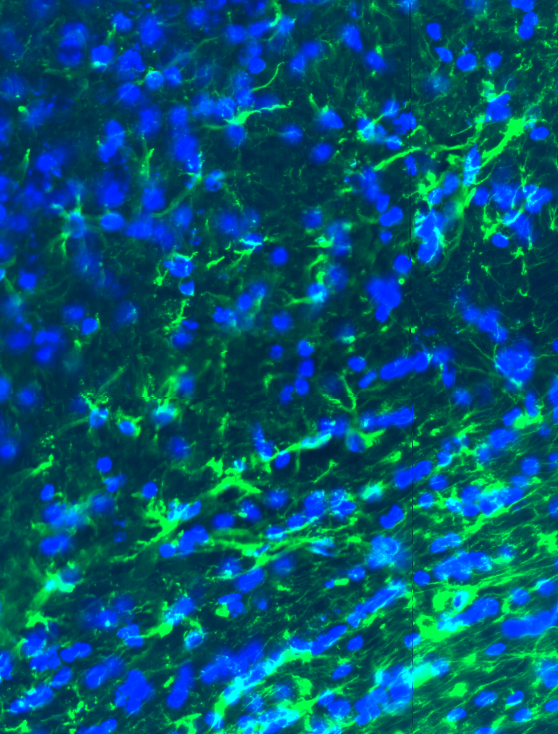
#> input picture testImages/GFAP_highResolution.tif, 558 x 734 px
$ python AIDAintensity.py ../testImages/GFAP_highResolution.tif ../testImages/GFAP_lowResolution.tif
#> lines starting #> are read from the running program, lines starting #| are printed output that depends on the picture
""""
Created on 28.10.2019
Updated on 28.01.2021

@authors: Niklas Pallast, Michael Diedenhofen, Leon Scharwächter
Max Planck Institute for Metabolism Research, Cologne
Department of Neurology, University Hospital Cologne

AIDAhisto: Atlas-based imaging data analysis tool for mouse brain intensity
"""

from __future__ import print_function

import os
import sys
import argparse

import numpy as np
import imageio


def get_roiEval(roiPath, peaks, image_out, txt_file):
    if roiPath is not None and os.path.isfile(roiPath):
        mask = imageio.imread(roiPath)
        if np.size(mask.shape) > 2:
            mask = np.squeeze(mask[:, :, 0])
        if np.size(mask) != np.size(peaks):
            print("Dimension of input image and mask do not agree")
        else:

            indices = None
            ref_lines = None
            if txt_file is not None:

                ref_lines = open(txt_file).readlines()
                indices = np.zeros_like(ref_lines)
                for idx in range(np.size(ref_lines)):
                    curNum = int(str.split(ref_lines[idx], '\t')[0])

                    indices[idx] = curNum
                indices = np.uint32(indices)

            roiNo = np.unique(mask)
            roiNo = np.delete(roiNo, 0)
            cells = np.zeros(np.size(roiNo))
            cells_norm = np.zeros(np.size(roiNo))
            cellMap = np.zeros_like(mask, dtype=float)
            for i in range(np.size(roiNo)):
#                cells[i] = np.sum(peaks[mask == roiNo[i]])*1e-5
                cells[i] = np.sum(peaks[mask == roiNo[i]])
                cells_norm[i] = round(cells[i]/np.size(peaks[mask == roiNo[i]]),2)
            # misc.toimage(cellMap, cmin=0.0, cmax=1).save(os.path.splitext(image_out)[0] + 'Map.jpg')
            fileID = open(os.path.splitext(image_out)[0] + 'ROIs.txt', 'w')
            fileID.write(
                "AIDAhisto: Atlas-based imaging data analysis tool for mouse brain intensity \nIntensity measured for %i given ROIs\n\n" % np.size(
                    roiNo))
            fileID.write(
                  "Intensity: sum of pixel values\nIntensity (normalised): normalised by total number of pixels in ROI (=region size)\n\n")
            fileID.write(
                "Region Atlas-Nr.\tIntensity\t\tIntensity (normalised)\n\n")

            if indices is None:
                for i in range(np.size(cells)):
                    fileID.write("%i\t\t\t%i\t\t\t%.2f\n" % (roiNo[i], cells[i], cells_norm[i]))
            else:
                for i in range(np.size(cells)):
                    tempIdx = np.argwhere(indices == roiNo[i])
                    if not tempIdx:
                        continue
                    str_idx = ref_lines[int(tempIdx[0])]

                    acro = str.split(str_idx, '\t')[1][:-1]
                    fileID.write("%i\t%s\t%i\t\t\t%.2f\n" % (roiNo[i], acro, cells[i], cells_norm[i]))

            print("Output:", fileID.name)
            fileID.close()


def main():
    # default values
    color_ch = 0

    parser = argparse.ArgumentParser(description='AIDAintensity')
    parser.add_argument('image_in', help='input image path (TIFF,PNG,JPG)')
    parser.add_argument('roi_in', help='input roi image path (NIfTI,TIFF)')
    parser.add_argument('-o', '--image_out', help='output image path')
    parser.add_argument('-c', '--channel', default=color_ch, help='color channel (default red with %i)' % (color_ch,),
                        type=int)
    parser.add_argument('-l', '--listRoiNames',
                        help='txt file to translate ROI Number to acronyms', type=str)
    args = parser.parse_args()


    color_ch = args.channel
    channel_color = ["Red", "Green", "Blue"]
    # read image data
    if os.path.isfile(args.image_in):
        data = imageio.imread(args.image_in)
#> data is the input picture: shape (734, 558, 3); mean R, G, B 0, 85.9, 112.6
        if np.size(data.shape) > 2:
            print('CHANNEL: ' + channel_color[color_ch])
            if color_ch > 2:
                color_ch = 2

            data = np.squeeze(data[:, :, color_ch])
#> data: shape (734, 558); every value is 0
    else:
        sys.exit(1)
    if args.image_out is not None and os.path.isdir(args.image_out):
        image_out = args.image_out + "/" + \
                    os.path.splitext(os.path.basename(args.image_in))[0] + "_int" + os.path.splitext(args.image_in)[1]
    else:
        image_out = os.path.splitext(args.image_in)[0] + "_ch" + str(color_ch + 1) + "_int" + \
                    os.path.splitext(args.image_in)[1]

    print("Input:", args.image_in, data.dtype, data.shape)
#| Input: ../testImages/GFAP_highResolution.tif uint8 (734, 558)

    peaks = data

    # read translation TXT file
    txt_file = None
    if args.listRoiNames is not None:
        txt_file = args.listRoiNames
        if not os.path.exists(args.listRoiNames):
            sys.exit("Error: '%s' is not an existing translation txt file." % (txt_file))

    # save output image and txtFile
    print(sys.argv[1:])
    file = open(os.path.join(os.path.dirname(args.image_in), os.path.basename(args.image_in) + "_process.log"), 'w')
    file.write(str(sys.argv[1:]))
    file.close()
    # evaluate cell number in given regions
    get_roiEval(args.roi_in, peaks, image_out, txt_file)
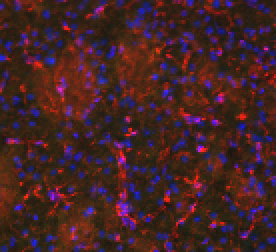
#> input picture testImages/GFAP_lowResolution.tif, 138 x 126 px (shown 2 times larger)
#> in get_roiEval, mask is the input picture: shape (126, 138, 3); mean R, G, B 67.8, 35.4, 38.7
#> in get_roiEval, `mask = np.squeeze(mask[:, :, 0])`:
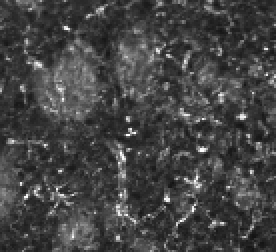
#> mask: shape (126, 138) (shown 2 times larger); min 18, max 255, mean 67.8


if __name__ == '__main__':
    main()
